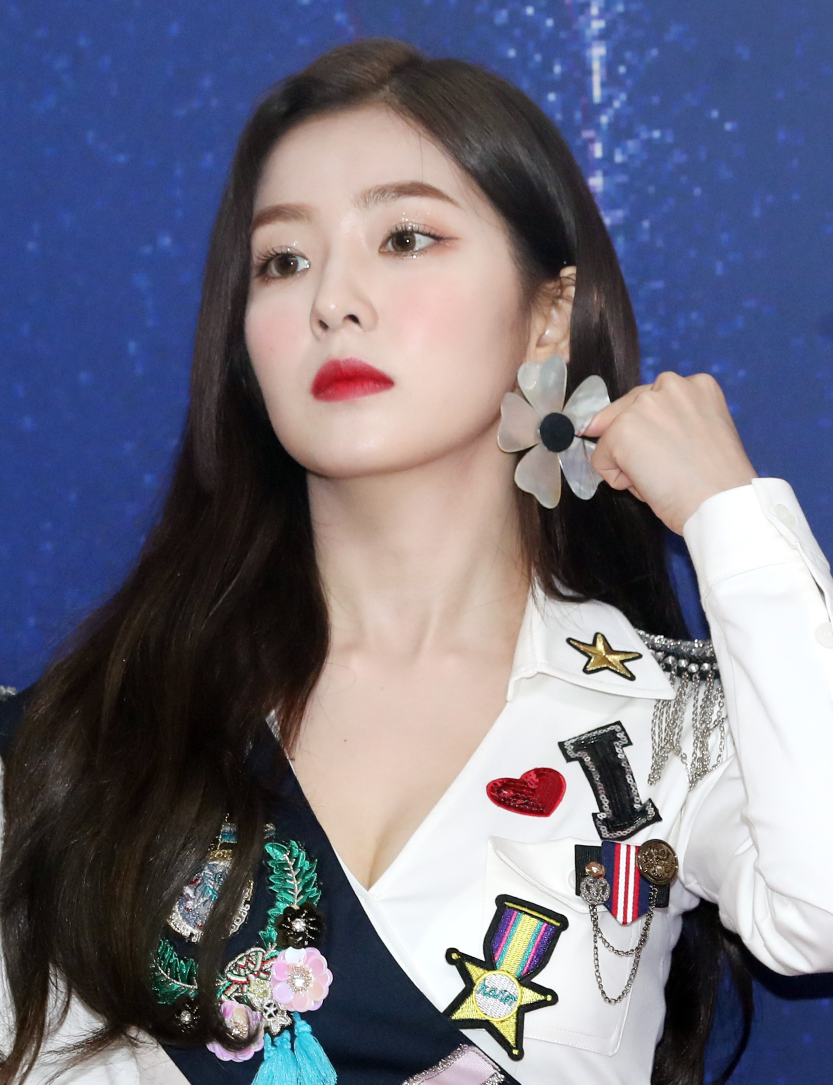
#> input picture irin.jpg, 1665 x 2169 px (shown at 1/2 size)
$ python face_mosaic.py
#> lines starting #> are read from the running program, lines starting #| are printed output that depends on the picture
import cv2
import sys

image_file = "../irin.jpg"
image = cv2.imread(image_file)
#> image is the input picture: shape (2169, 1665, 3); mean B, G, R 127.3, 111.2, 111.8
image_gs = cv2.cvtColor(image, cv2.COLOR_BGR2GRAY)
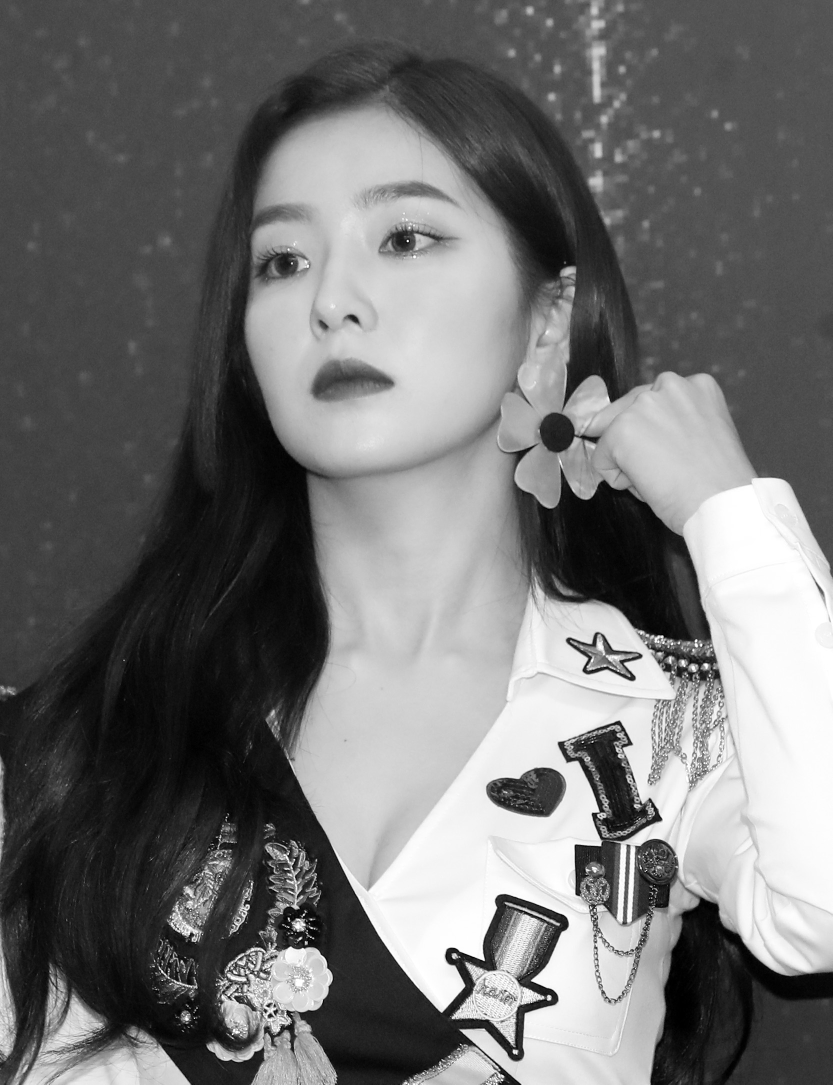
#> image_gs: shape (2169, 1665) (shown at 1/2 size); min 0, max 255, mean 113.2

# 얼굴 인식 특징 파일 읽어 들이기
cascade_file = "haarcascade_frontalface_alt.xml"
cascade = cv2.CascadeClassifier(cascade_file)

# 얼굴 인식 실행하기
face_list = cascade.detectMultiScale(image_gs, scaleFactor=1.1, minNeighbors=1, minSize=(150,150))
#> face_list = [[353, 235, 699, 699]]

if len(face_list) == 0:
    print("no face")
    quit()

print(face_list)
#| [[353 235 699 699]]
color = (0, 0, 255)
mosaic_rate = 30

for (x,y,w,h) in face_list: # 얼굴 부분 자르기
    face_img = image[y:y+h, x:x+w]

    # 자른 이미지를 지정한 배율로 축소하기
    face_img = cv2.resize(face_img, (w//mosaic_rate, h//mosaic_rate))

    # 축소한 그림을 원래 크기로 확대하기
    face_img = cv2.resize(face_img, (w, h), interpolation=cv2.INTER_AREA)

    # 원래 이미지에 붙이기
    image[y:y+h, x:x+w] = face_img

    # 렌더링 결과를 파일에 출력
    cv2.imwrite('mosaic.jpg', image)
#> this loop made 1 pass
#> pass 1, `face_img = image[y:y+h, x:x+w]`:
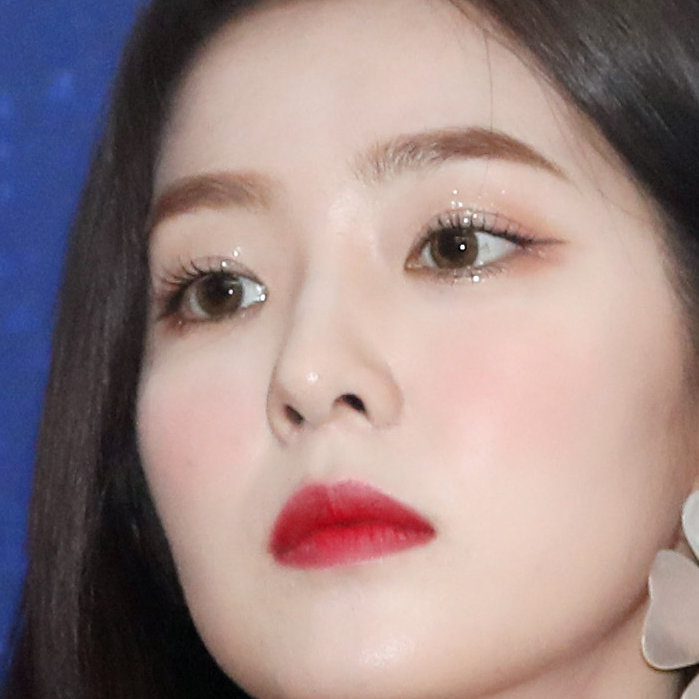
#> face_img: shape (699, 699, 3); mean B, G, R 132.7, 134.1, 155.5
#> pass 1, `face_img = cv2.resize(face_img, (w//mosaic_rate, h//mosaic_rate))`:
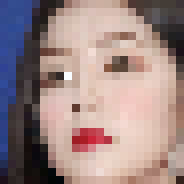
#> face_img: shape (23, 23, 3) (shown 8 times larger); mean B, G, R 133, 134.3, 155.6
#> pass 1, `cv2.imwrite('mosaic.jpg', image)`:
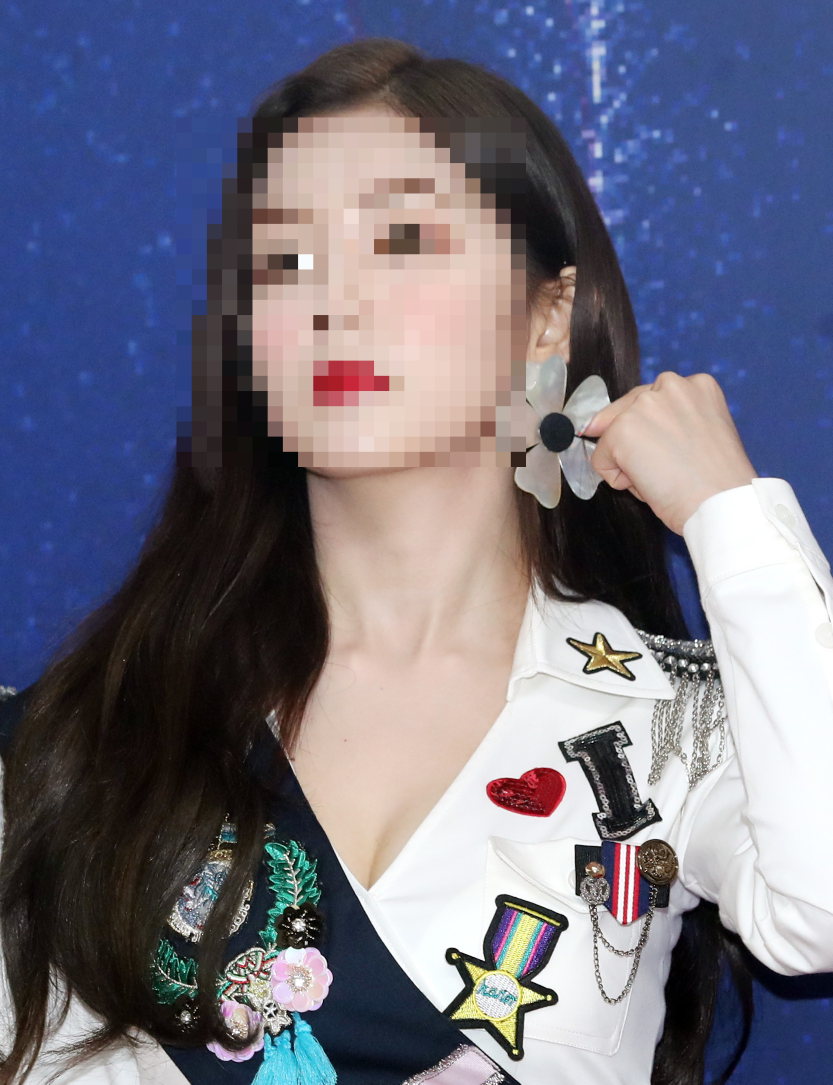
#> saved as mosaic.jpg: shape (2169, 1665, 3) (shown at 1/2 size); mean B, G, R 127.4, 111.2, 111.9

cv2.imshow("irin", cv2.imread('mosaic.jpg'))
cv2.waitKey()
cv2.destroyAllWindows()
